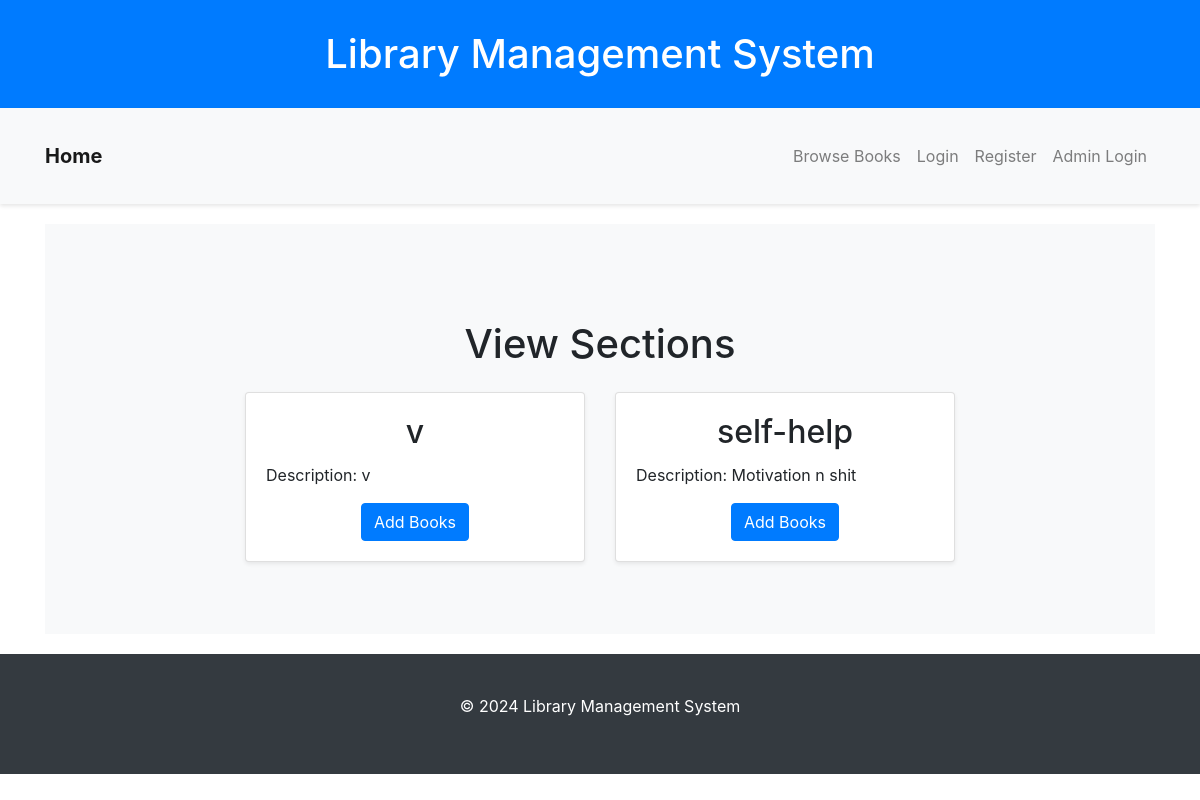
Before: /view_section with the older database file.
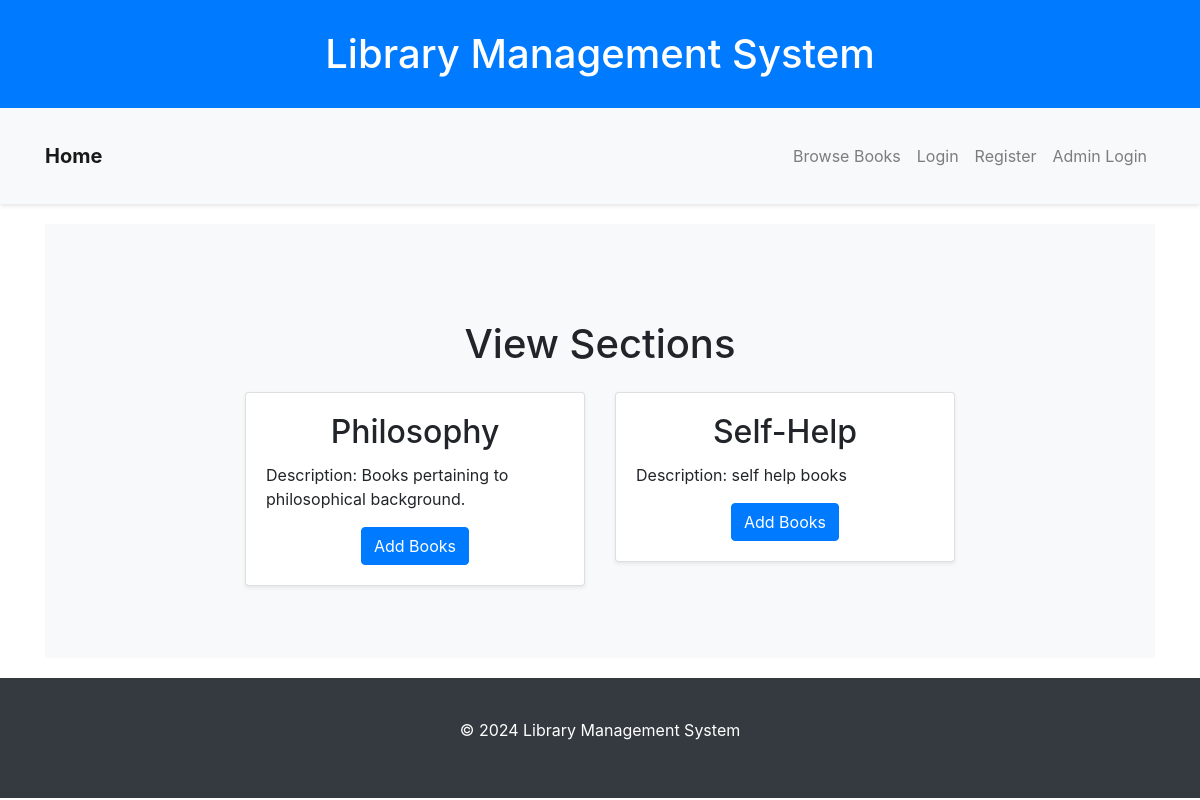
After: the same page with the newer database file.
### appdev_project/models.py (models this page shows, shortened)
class Section(db.Model): # this servers like genre
    __tablename__ = "Section"
    id = db.Column(db.Integer, primary_key=True)
    name = db.Column(db.String(100), nullable=False)
    date_created = db.Column(db.DateTime, nullable=False, default=datetime.utcnow)
    description = db.Column(db.Text, nullable=True)

### appdev_project/routes.py (the view)
@app.route("/view_section", methods=["GET", "POST"])
def view_section():
    section = Section.query.all()
    return render_template("view_section.html", Section=section)

### appdev_project/templates/view_section.html
{% extends "layout.html" %}
{% block content %}
<div class="container-fluid bg-light py-5">
    <h1 class="mt-5 mb-4 text-center">View Sections</h1>
    <div class="row justify-content-center">
        {% for section in Section %}
        <div class="col-md-4">
            <div class="card mb-4 shadow-sm">
                <div class="card-body">
                    <h2 class="card-title text-center">{{ section.name }}</h2>
                    <p class="card-text">Description: {{ section.description }}</p>
                    <div class="text-center">
                        <a href="{{ url_for('add_books', section_id=section.id) }}" class="btn btn-primary">Add Books</a>
                    </div>
                </div>
            </div>
        </div>
        {% endfor %}
    </div>
</div>
{% endblock %}

### appdev_project/templates/layout.html (shortened to what this page needs)
<!DOCTYPE html>
<html lang="en">
<head>
    <link rel="stylesheet" href="{{ url_for('static', filename='main.css') }}">
    <link rel="stylesheet" href="https://stackpath.bootstrapcdn.com/bootstrap/4.5.2/css/bootstrap.min.css"
>
</head>
<body>
    <header>
        <div class="container text-center">
            <h1>Library Management System</h1>
        </div>
    </header>
    <nav class="navbar navbar-expand-lg navbar-light bg-light">
        <div class="container">
            <a class="navbar-brand" href="{{ url_for('home') }}">Home</a>
            <div class="collapse navbar-collapse" id="navbarNav">
                <ul class="navbar-nav ml-auto">
                    {% if current_user.is_authenticated %}
                        <a class="nav-item nav-link" href="{{ url_for('user_dashboard') }}">Account</a>
                        <a class="nav-item nav-link" href="{{ url_for('logout') }}">Logout</a>
                    {% else %}
                        <li class="nav-item">
                            <a class="nav-link" href="{{ url_for('browse_books')}}">Browse Books</a>
                        </li>
                        <li class="nav-item">
                            <a class="nav-link" href="{{ url_for('login') }}">Login</a>
                        </li>
                        <li class="nav-item">
                            <a class="nav-link" href="{{ url_for('register') }}">Register</a>
                        </li>
                        <li class="nav-item">
                            <a class="nav-link" href="{{ url_for('admin_login') }}">Admin Login</a>
                        </li>
                    {% endif %}
                </ul>
            </div>
        </div>
    </nav>
    <main role="main">
        <div class="container">
            <div class="row justify-content-center">
                <div class="col-md-12">
                    {% block content %}{% endblock %}
                </div>
            </div>
        </div>
    </main>
    <footer>
        <div class="container">
            <p>&copy; 2024 Library Management System</p>
        </div>
    </footer>
</body>
</html>

### appdev_project/static/main.css (style rules this page uses)
body { font-family: Arial, sans-serif; background-color: #f8f9fa; color: #343a40; }
.container { max-width: 960px; margin: 0 auto; padding: 20px; }
header { background-color: #007bff; padding: 10px 0; }
header h1 { color: #ffffff; margin: 0; }
.navbar { background-color: #ffffff; box-shadow: 0 2px 4px rgba(0, 0, 0, 0.1); }
.navbar-brand { font-weight: bold; }
.nav-link { color: #007bff; }
footer { background-color: #343a40; color: #ffffff; padding: 20px 0; text-align: center; }
.container-fluid { background-color: #f8f9fa; }

Changed rows visible on the page:
removed Section: name "v", description "v"
added Section: name "Philosophy", description "Books pertaining to philosophical background."
changed Section: name "self-help" → "Self-Help"; description "Motivation n shit" → "self help books"
